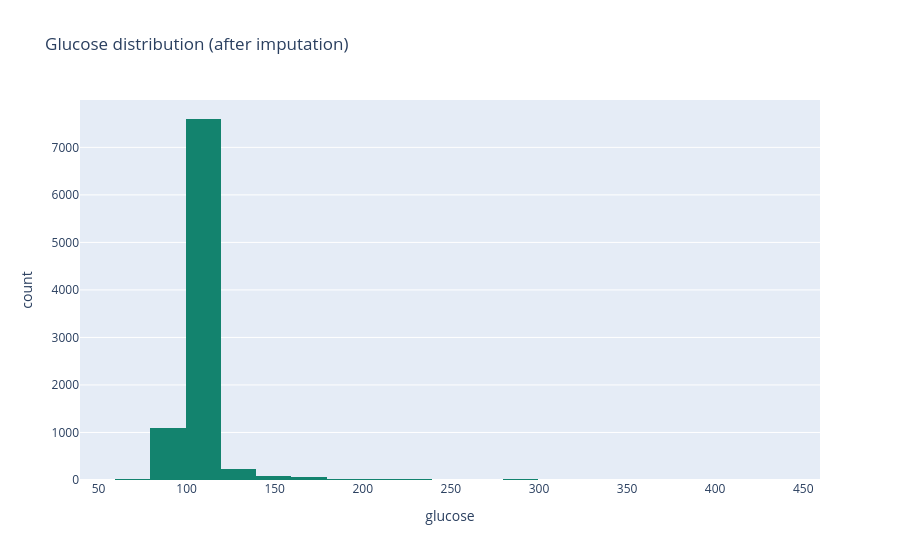

The cell this chart's notebook holds for it:
### Markdown cell above
### Distributions after imputation

### Code cell
for col in ['glucose', 'bmi']:
    print(f'{col} skewness (after imputation): {eda_imp[col].skew():.2f}')
px.histogram(eda_imp, x='glucose', nbins=40, color_discrete_sequence=['#13836e'],
             title='Glucose distribution (after imputation)').show()

### Figure 1 — Plotly figure (JSON) as saved in the notebook; plotly's stock layout.template omitted (floating-point values rounded to 4 significant figures; data arrays with more than 128 entries replaced by an {"elided": "..."} marker saying what was removed)
{"data": [{"bingroup": "x", "hovertemplate": "glucose=%{x}<br>count=%{y}<extra></extra>", "legendgroup": "", "marker": {"color": "#13836e", "pattern": {"shape": ""}}, "name": "", "nbinsx": 40, "orientation": "v", "showlegend": false, "type": "histogram", "x": {"elided": "9254 float values"}, "xaxis": "x", "yaxis": "y"}], "layout": {"barmode": "relative", "legend": {"tracegroupgap": 0}, "title": {"text": "Glucose distribution (after imputation)"}, "xaxis": {"anchor": "y", "domain": [0, 1], "title": {"text": "glucose"}}, "yaxis": {"anchor": "x", "domain": [0, 1], "title": {"text": "count"}}}}
